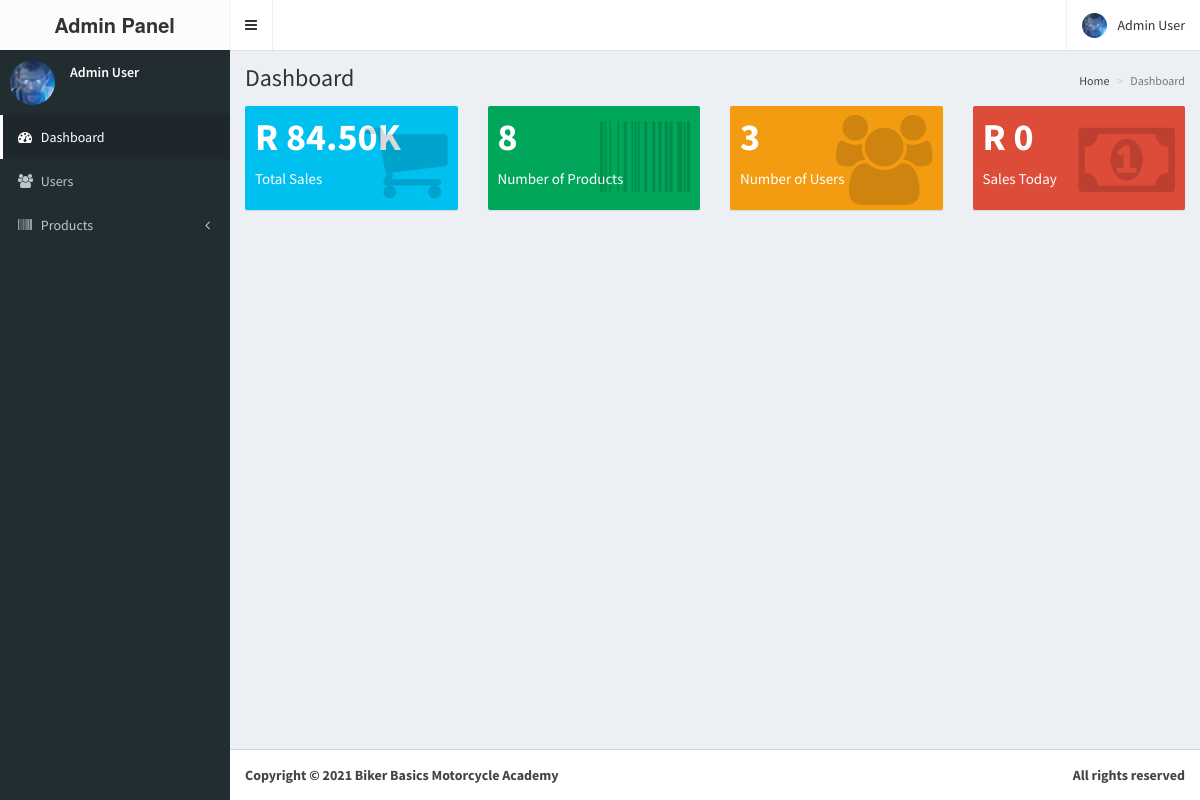
Page /bbmashop/admin/home.php (signed in) on the committed database.
### tables this page shows
CREATE TABLE `users` (
  `id` int(11) NOT NULL,
  `email` varchar(200) NOT NULL,
  `password` varchar(60) NOT NULL,
  `type` int(1) NOT NULL,
  `firstname` varchar(50) NOT NULL,
  `lastname` varchar(50) NOT NULL,
  `address` text NOT NULL,
  `contact_info` varchar(100) NOT NULL,
  `photo` varchar(200) NOT NULL,
  `status` int(1) NOT NULL,
  `activate_code` varchar(15) NOT NULL,
  `reset_code` varchar(15) NOT NULL,
  `created_on` date NOT NULL
);

### bbmashop/admin/includes/session.php (called while the page is built, shortened)
<?php
	include '../includes/conn.php';
	$conn = $pdo->open();
	$stmt = $conn->prepare("SELECT * FROM users WHERE id=:id");
	$stmt->execute(['id'=>$_SESSION['admin']]);
	$admin = $stmt->fetch();
?>

### bbmashop/admin/includes/navbar.php (shortened to what this page needs)
<header class="main-header">
  <a href="#" class="logo">
    <span class="logo-lg"><b>Admin Panel</b></span>
  </a>
  <nav class="navbar navbar-static-top">
    <a href="#" class="sidebar-toggle" data-toggle="push-menu" role="button">
    </a>
    <div class="navbar-custom-menu">
      <ul class="nav navbar-nav">
        <li class="dropdown user user-menu">
          <a href="#" class="dropdown-toggle" data-toggle="dropdown">
            <img src="<?php echo (!empty($admin['photo'])) ? '../images/'.$admin['photo'] : '../images/profile.jpg'; ?>" class="user-image" alt="User Image">
            <span class="hidden-xs"><?php echo $admin['firstname'].' '.$admin['lastname']; ?></span>
          </a>
        </li>
      </ul>
    </div>
  </nav>
</header>

### bbmashop/admin/includes/menubar.php (shortened to what this page needs)
<aside class="main-sidebar">
  <section class="sidebar">
    <div class="user-panel">
      <div class="pull-left image">
        <img src="<?php echo (!empty($admin['photo'])) ? '../images/'.$admin['photo'] : '../images/profile.jpg'; ?>" class="img-circle" alt="User Image">
      </div>
      <div class="pull-left info">
        <p><?php echo $admin['firstname'].' '.$admin['lastname']; ?></p>
      </div>
    </div>
    <ul class="sidebar-menu" data-widget="tree">
      <li><a href="home.php"><i class="fa fa-dashboard"></i> <span>Dashboard</span></a></li>
      <li><a href="users.php"><i class="fa fa-users"></i> <span>Users</span></a></li>
      <li class="treeview">
        <a href="#">
          <i class="fa fa-barcode"></i>
          <span>Products</span>
          <span class="pull-right-container">
            <i class="fa fa-angle-left pull-right"></i>
          </span>
        </a>
      </li>
    </ul>
  </section>
</aside>

### rows in the picture
users: photo (picture), firstname "Admin", lastname "User"

### other values in the picture
number_format_short($total, 2) "84.50K"
$prow['numrows'] "8"
$urow['numrows'] "3"
number_format_short($total, 2) "0"
